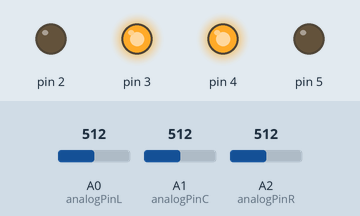
The sketch below on a simulated Arduino Uno, built with avr-gcc and run on an emulated ATmega328P. Shown: output pins drawn as LEDs (lit = HIGH). The inputs (shaded band) are chosen by the test bench; at power-on: A0 (analogPinL) = 512, A1 (analogPinC) = 512, A2 (analogPinR) = 512. What the sketch prints to the serial monitor is not drawn.

Above: at 1.2 s.
1.3 s: A0 (analogPinL) set to 492
At 2.2 s:
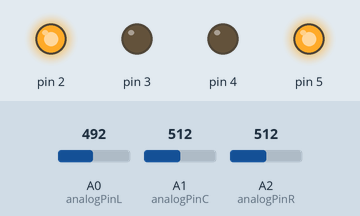
2.8 s: A0 (analogPinL) set to 107
4.7 s: A0 (analogPinL) set to 90
At 6.0 s:
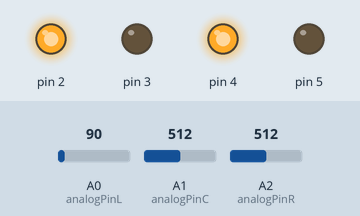
7.7 s: A1 (analogPinC) set to 190
At 8.3 s:
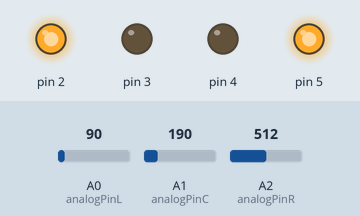
10.7 s: A2 (analogPinR) set to 108
13.7 s: A2 (analogPinR) set to 92
Timing chart, 0 to 16.2 s (numbered marks = the images above; inputs shaded):
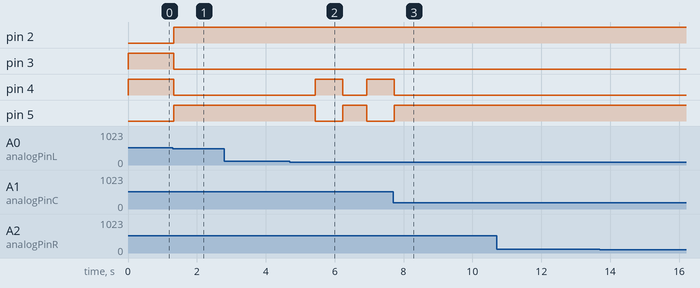

Measured:
- the behaviour switches between 500 and 499 on A0 (analogPinL) (found by bisection; images 0 and 1)
- the behaviour switches between 101 and 100 on A0 (analogPinL) (found by bisection; images 1 and 2)
- after the input at 1.3 s, pin 2, pin 5: LOW → HIGH at once; pin 3, pin 4: HIGH → LOW at once
- after the input at 2.8 s, every drawn part: stays the same
- after the input at 4.7 s, pin 4: LOW → HIGH after 0.73 s, → LOW 0.80 s later, → HIGH 0.70 s later; pin 5: HIGH → LOW after 0.73 s, → HIGH 0.80 s later, → LOW 0.70 s later
- after the input at 7.7 s, pin 4: goes on until 7.7 s, then stays LOW; pin 5: goes on until 7.7 s, then stays HIGH
- after the input at 10.7 s, every drawn part: stays the same
- after the input at 13.7 s, every drawn part: stays the same

The sketch:

car.ino
```cpp
int analogPinL = A0; // potentiometer wiper (middle terminal) connected to analog pin 3
int analogPinC = A1;
int analogPinR = A2;
int L = 0;  // variable to store the value read
int C = 0;
int R = 0;

 int intSpeed=80;


void backward() {
     Serial.print("front");
 digitalWrite(2,HIGH);
 digitalWrite(3,LOW);
 digitalWrite(4,LOW);
 digitalWrite(5,HIGH); }
void forward() {
     Serial.print("back");
 digitalWrite(2,LOW);
 digitalWrite(3,HIGH);
 digitalWrite(4,HIGH);
 digitalWrite(5,LOW); }
void turnRight() {
     Serial.print("right");
 digitalWrite(2,HIGH);
 digitalWrite(3,LOW);
 digitalWrite(4,HIGH);
 digitalWrite(5,LOW); }
void turnLeft() {
   Serial.print("left");
 digitalWrite(2,LOW);
 digitalWrite(3,HIGH);
 digitalWrite(4,LOW);
 digitalWrite(5,HIGH); }

void stop_() {
 digitalWrite(2,LOW);
 digitalWrite(3,LOW);
 digitalWrite(4,LOW);
 digitalWrite(5,LOW); }

void setup() {
  Serial.begin(9600);
 pinMode(2, OUTPUT);
 pinMode(3, OUTPUT);
 pinMode(4, OUTPUT);
 pinMode(5, OUTPUT);
;
 }


void track(){
    L=analogRead(A0);
  C=analogRead(A1);
  R=analogRead(A2);

  Serial.print("L:");
  Serial.print(L);
  Serial.print("\tC:");
  Serial.print(C);
  Serial.print("\tR:");
  Serial.println(R);

}


void lineTrack(){
  L=analogRead(A0);
  C=analogRead(A1);
  R=analogRead(A2);

  Serial.print("L:");
  Serial.print(L);
  Serial.print("\tC:");
  Serial.print(C);
  Serial.print("\tR:");
  Serial.println(R);

  if((L>=500)&&(R>=500)&&(C>=500)){
    forward();
    delay(5);
  L=analogRead(A0);
  C=analogRead(A1);
  R=analogRead(A2);
  }else if ((L<=100)&&(C>=200)){
    {
      backward();
      delay(700);
      turnRight();
      delay(800);

  L=analogRead(A0);
  C=analogRead(A1);
  R=analogRead(A2);
    }
//  }
//}else if((L>=100)&&(C<=100)&&(R<=100)){
//  {
//    turnLeft();
//    delay(5);
//  L=analogRead(A0);
//  C=analogRead(A1);
//  R=analogRead(A2);
//  }
//}else if ((L<=500)&&(C<=500)&&(R<=500)){
//  turnRight();
//  L=analogRead(A0);
//  C=analogRead(A1);
//  R=analogRead(A2);
//}else{
//  backward();
//  delay(500);
//  turnRight();
//  delay(300);
  }else{
    backward();

  }
}


void loop() {
      track();
      lineTrack();
  // put your main code here, to run repeatedly:
}
```
